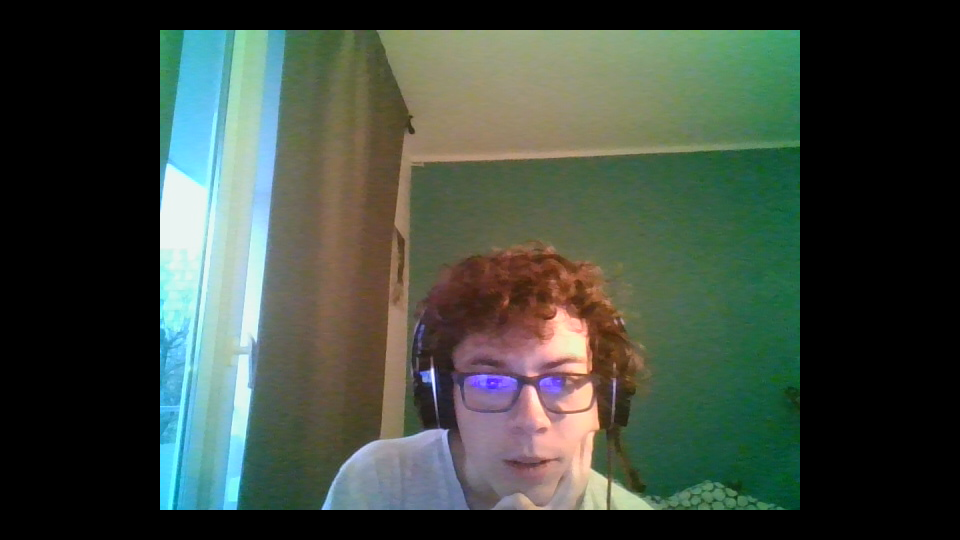
#> input picture UI/app/IMG_20201202_164106.png, 960 x 540 px, given in place of the camera
$ python test.py
#> lines starting #> are read from the running program, lines starting #| are printed output that depends on the picture; after the words box and inside, x2 and y2 are one past the last pixel; in counts of white or black regions, pixels touching at a corner belong together
#> in webcam_face_recognizer, frame is the input picture: shape (540, 960, 3); mean B, G, R 62.7, 72.8, 62.2
import numpy as np
import cv2
import os

def auto_crop_image(image, frame, vc):
    if image is not None:
        im = image.copy()
        # Load HaarCascade from the file with OpenCV
        faceCascade = cv2.CascadeClassifier("haarcascade_frontalface_default.xml")

        # Read the image
        gray = cv2.cvtColor(image, cv2.COLOR_BGR2GRAY)
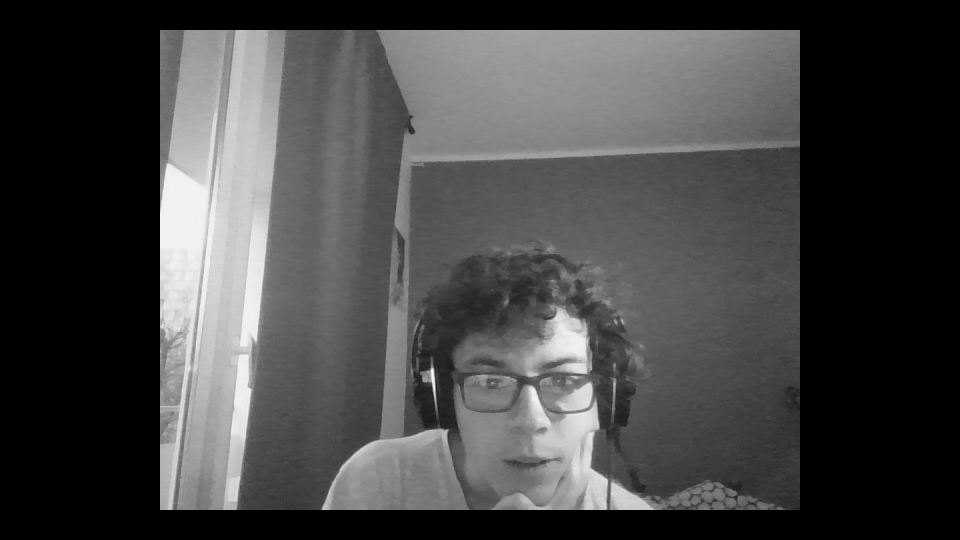
#> gray: shape (540, 960); min 0, max 253, mean 68.5

        # Detect faces in the image
        faces = faceCascade.detectMultiScale(
            gray,
            scaleFactor=1.1,
            minNeighbors=5,
            minSize=(30, 30)
        )
#> faces = [[437, 316, 181, 181]]
        faces = faceCascade.detectMultiScale(gray, 1.2, 5)
#> faces = [[439, 322, 175, 175]]
        if len(faces) > 0:
            # Draw a rectangle around the faces
            for (x, y, w, h) in faces:
                cv2.rectangle(image, (x, y), (x+w, y+h), (0, 255, 0), 2)
#> this loop made 1 pass
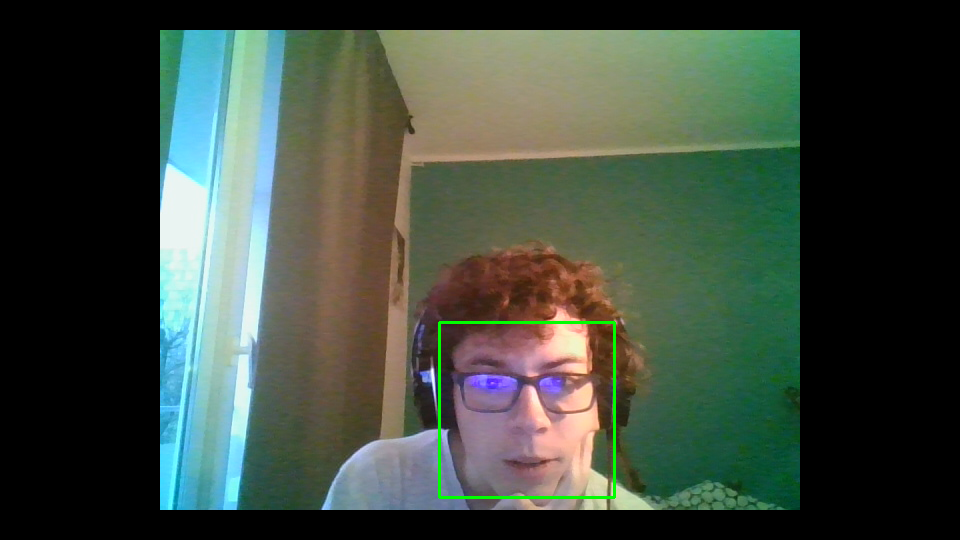
#> image: shape (540, 960, 3); 0.4% of pixels changed, all inside (x1, y1, x2, y2) = (438, 321, 616, 499)
            (x, y, w, h) = faces[0]
#> x = 439; y = 322; w = 175; h = 175
            center_x = x+w/2
#> center_x = 526.5
            center_y = y+h/2
#> center_y = 409.5
            height, width, channels = im.shape
#> height = 540; width = 960; channels = 3
            b_dim = min(max(w,h)*1.2,width, height)
#> b_dim = 210
            box = [center_x-b_dim/2, center_y-b_dim/2, center_x+b_dim/2, center_y+b_dim/2]
#> box = [421.5, 304.5, 631.5, 514.5]
            box = [int(x) for x in box]
#> box = [421, 304, 631, 514]
            # Crop Image
            if box[0] >= 0 and box[1] >= 0 and box[2] <= width and box[3] <= height:

                # cv2.imwrite(filename='saved_img.jpg', img=frame)
                vc.release()
                crpim = im[box[1]:box[3],box[0]:box[2]]
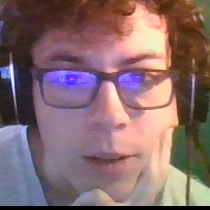
#> crpim: shape (210, 210, 3); mean B, G, R 108.8, 106.6, 134
                crpim = cv2.resize(crpim, (224,224), interpolation = cv2.INTER_AREA)
#> crpim: shape (224, 224, 3)
                cv2.waitKey(1650)
                cv2.destroyAllWindows()
                print("Processing image...")
                gray = cv2.cvtColor(crpim, cv2.COLOR_BGR2GRAY)
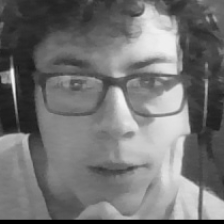
#> gray: shape (224, 224); min 0, max 244, mean 115
                cv2.imwrite(filename='saved_img.jpg', img=crpim)
                img_resized = cv2.imwrite(filename='saved_img-final.jpg', img=gray)
                print("Image saved!")

                # [4 lines of commented-out code are left out]
    return None, image, (0,0,0,0)

def send_image_to_api():
    api_url = "http://127.0.0.1:5000/face"
    headers = {'content-type': 'image/jpeg'}

    img = cv2.imread('saved_img-final.jpg')
    response = requests.post(api_url, data=img.tostring(), headers=headers)

    print(json.loads(response.text))


def webcam_face_recognizer():
    cv2.namedWindow("preview")
    vc = cv2.VideoCapture(0)

    while vc.isOpened():
        _, frame = vc.read()
        img = frame
        # Image analysis (start here with img loaded with your image)
        # We do not want to detect a new identity while the program is in the process of identifying another person
        imgcrop,img, (x, y, w, h) = auto_crop_image(img, frame, vc)
#> x = 0; y = 0; w = 0; h = 0
        send_image_to_api()

        key = cv2.waitKey(1) & 0xff
        if key == 27: # exit on ESC
            break
    cv2.destroyWindow("preview")

#> (the run stopped early here; a loop or call above may not have finished)
